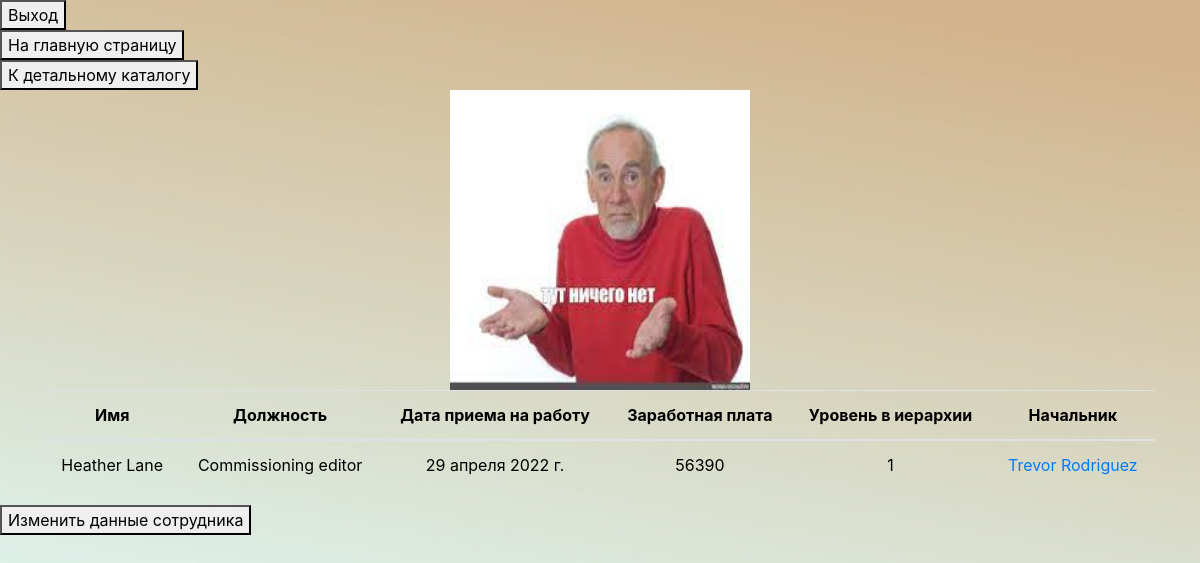
The page /emp_detail/36/ (signed in) on the database its author committed.
### employees_catalog/models.py (models this page shows, shortened)
class Employees(models.Model):
    name = models.CharField(max_length=100, verbose_name='ФИО')
    position = models.CharField(max_length=50, verbose_name='Должность')
    hire_date = models.DateField(verbose_name='Дата приема на работу')
    salary = models.IntegerField(validators=[MinValueValidator(0), ], verbose_name='Заработная плата')
    hierarchy_level = models.IntegerField(validators=[MinValueValidator(0), ], verbose_name='Уровень иерархии')
    supervisor = models.ForeignKey('self', on_delete=models.CASCADE, null=True,
                                   blank=True, related_name='subordinates', verbose_name='Руководитель')
    picture = models.ImageField(upload_to='employees_pictures', null=True, blank=True,
                                default="employees_pictures/default.JPG", verbose_name='Фото сотрудника')
    def __str__(self):
        return f'{self.name}'

### employees_catalog/views.py (the view)
# urls.py: path('emp_detail/<int:pk>/', views.EmployeeDetail.as_view(), name='emp_detail'),
@method_decorator(login_required(login_url='login', redirect_field_name='next'), name='dispatch')
class EmployeeDetail(DetailView):
    template_name = 'employees_catalog/emp_detail.html'
    model = Employees
    context_object_name = 'employee'

### employees_catalog/templates/employees_catalog/emp_detail.html (shortened to what this page needs)
{% extends "employees_catalog/base.html" %}
{% block content %}
{% include 'employees_catalog/login-out_buttoms.html' %}
{% include 'employees_catalog/to_welcome.html'  %}
<div>
   <form action="{% url 'catalog_detail' %}">
      <button type="submit">К детальному каталогу</button>
   </form>
</div>
<img class="employee-picture" src="{{ employee.picture.url }}" alt="Фото сотрудника">
<div class="container">
   <table class="table">
      <thead>
         <tr>
            <th scope="col">Имя</th>
            <th scope="col">Должность</th>
            <th scope="col">Дата приема на работу</th>
            <th scope="col">Заработная плата</th>
            <th scope="col">Уровень в иерархии</th>
            <th scope="col">Начальник</th>
         </tr>
      </thead>
      <tbody>
         <tr>
            <td> {{employee.name}}</td>
            <td> {{employee.position}}</td>
            <td> {{employee.hire_date}}</td>
            <td> {{employee.salary}}</td>
            <td> {{employee.hierarchy_level}}</td>
            <td> {% if employee.supervisor is None %} <span>Нет</span> {% else %}
               <a href="{% url 'emp_detail' employee.supervisor.id %}">{{employee.supervisor}}</a>{% endif %}
            </td>
         </tr>
      </tbody>
   </table>
</div>
<div>
   <form action="{% url 'emp_update' employee.id %}">
      <button type="submit">Изменить данные сотрудника</button>
   </form>
</div>
{% endblock %}

### employees_catalog/static/employees_catalog/css/base.css (style rules this page uses)
tr { text-align: center; color: black; }
.employee-picture { display: block; margin-left: auto; margin-right: auto; width: 300px; height: 300px; }

### rows shown on the page
Employees: picture (placeholder picture), name "Heather Lane", position "Commissioning editor", hire_date "29 апреля 2022 г.", salary "56390", hierarchy_level "1", supervisor "Trevor Rodriguez"
